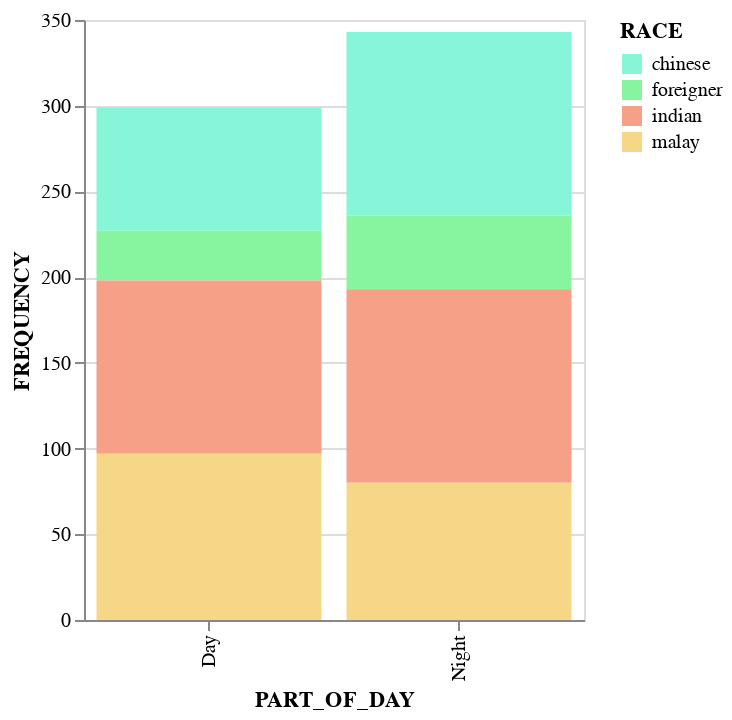

Notebook cell for this chart:
### Code cell
chart = alt.Chart(r_dn).mark_bar().encode(
    x='PART_OF_DAY',
    y='FREQUENCY',
    color=alt.Color('RACE', scale=alt.Scale(range=["#87F5D7","#87F5A0", "#F5A087", "#F5D787"]))
).properties(
    width=250  
)


chart

### Figure 1 — Vega-Lite specification as saved in the notebook (floating-point values rounded to 4 significant figures)
{"config": {"view": {"continuousWidth": 400, "continuousHeight": 300}}, "data": {"name": "data-bb327dbd461b028080eb87b324406a3a"}, "mark": "bar", "encoding": {"color": {"type": "nominal", "field": "RACE", "scale": {"range": ["#87F5D7", "#87F5A0", "#F5A087", "#F5D787"]}}, "x": {"type": "nominal", "field": "PART_OF_DAY"}, "y": {"type": "quantitative", "field": "FREQUENCY"}}, "width": 250, "$schema": "https://vega.github.io/schema/vega-lite/v4.8.1.json", "datasets": {"data-bb327dbd461b028080eb87b324406a3a": [{"PART_OF_DAY": "Day", "RACE": "chinese", "FREQUENCY": 72}, {"PART_OF_DAY": "Day", "RACE": "foreigner ", "FREQUENCY": 29}, {"PART_OF_DAY": "Day", "RACE": "indian", "FREQUENCY": 101}, {"PART_OF_DAY": "Day", "RACE": "malay", "FREQUENCY": 97}, {"PART_OF_DAY": "Night", "RACE": "chinese", "FREQUENCY": 107}, {"PART_OF_DAY": "Night", "RACE": "foreigner ", "FREQUENCY": 43}, {"PART_OF_DAY": "Night", "RACE": "indian", "FREQUENCY": 113}, {"PART_OF_DAY": "Night", "RACE": "malay", "FREQUENCY": 80}]}}
